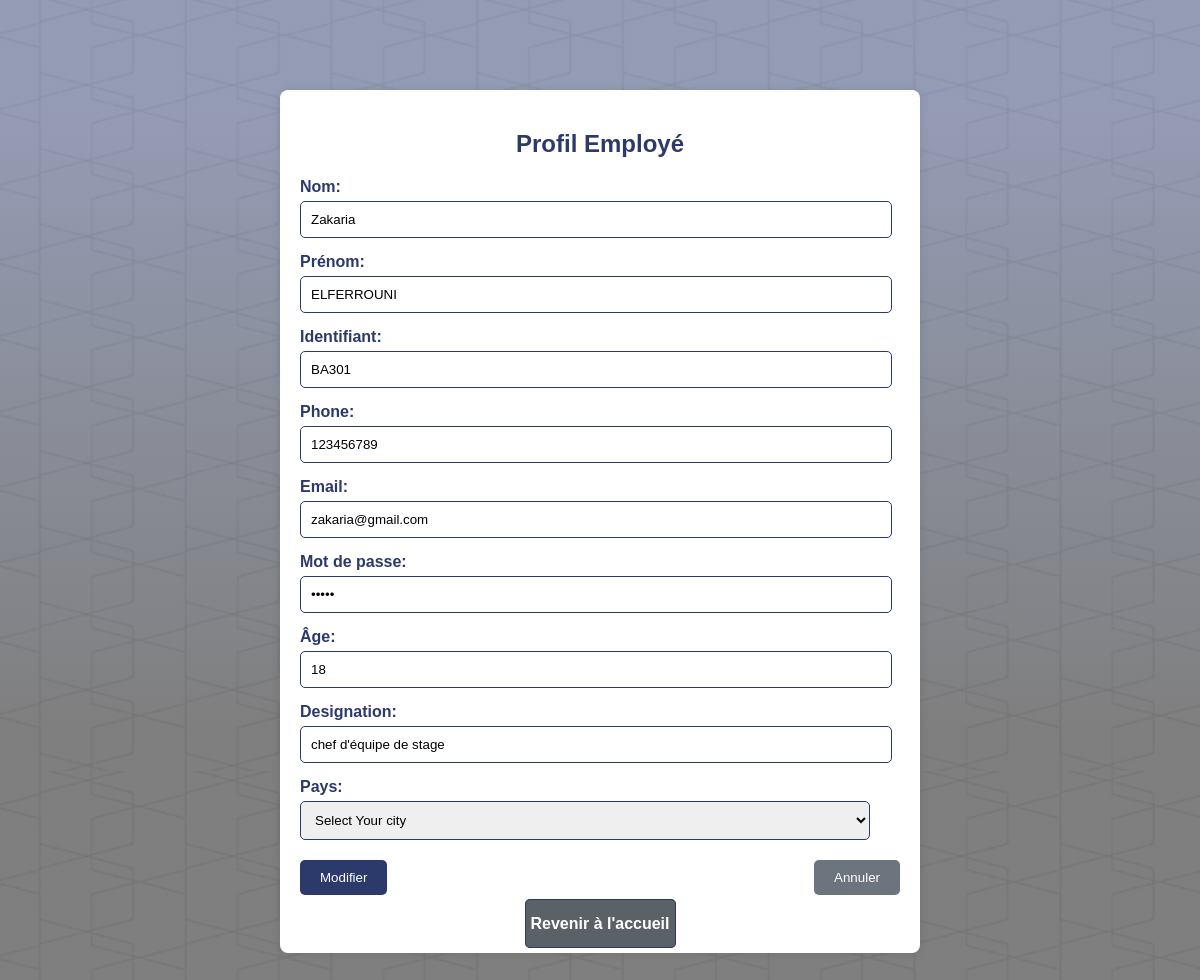
The app's page /edit_employe.php?id=2 with its own data.
### tables this page shows
CREATE TABLE employes(
    id INT AUTO_INCREMENT PRIMARY KEY,
    identifiant VARCHAR(50) UNIQUE,
    motPass VARCHAR(50),
    nom VARCHAR(50),
    prenom VARCHAR(50),
    age INT,
    phone BIGINT,
    email VARCHAR(50),
    pays VARCHAR(50),
    designation VARCHAR(50)
);

### html/edit_employe.php (the view, shortened to what this page needs)
<?php
$id = $_GET['id'];
include "connect.php";
extract($_POST);
$query = "SELECT * from employes where id = $id";
$result = mysqli_query($con, $query);
$employe = mysqli_fetch_assoc($result);
?>
<!DOCTYPE html>
<html lang="fr">
<head>
    <link rel="stylesheet" href="../css/Profil.css">
</head>
<body>
    <div class="container">
        <h2>Profil Employé</h2>
        <form action="" method="post" enctype="multipart/form-data">
            <div class="form-group">
                <label for="nom">Nom:</label>
                <input type="text" id="nom" value="<?= $employe['nom'] ?>" name="nom" required>
            </div>
            <div class="form-group">
                <label for="prenom">Prénom:</label>
                <input type="text" id="prenom" name="prenom" value="<?= $employe['prenom'] ?>" required>
            </div>
            <div class="form-group">
                <label for="identifiant">Identifiant:</label>
                <input type="text" id="identifiant" name="identifiant" value="<?= $employe['identifiant'] ?>" required>
            </div>
            <div class="form-group">
                <label for="phone">Phone:</label>
                <input type="tel" id="phone" name="phone" value="<?= $employe['phone'] ?>" required>
            </div>
            <div class="form-group">
                <label for="email">Email:</label>
                <input type="email" id="email" name="email" value="<?= $employe['email'] ?>" required>
            </div>
            <div class="form-group">
                <label for="password">Mot de passe:</label>
                <input type="password" id="password" name="motPass" value="<?= $employe['motPass'] ?>" required>
            </div>
            <div class="form-group">
                <label for="age">Âge:</label>
                <input type="number" id="age" name="age" value="<?= $employe['age'] ?>" required>
            </div>
            <div class="form-group">
                <label for="designation">Designation:</label>
                <input type="text" id="designation" name="designation" value="<?= $employe['designation'] ?>" required>
            </div>
            <div class="form-group">
                <label for="pays">Pays:</label>
                <select id="pays" name="pays" required>
                    <option value="-1">Select Your city</option>
                </select>
            </div>
            <div class="button-group">
                <button type="submit" name="submit" class="btn btn-primary">Modifier</button>
                <button type="reset" class="btn btn-secondary">Annuler</button>
            </div>
            <div class="back-button">
                <a href="list_employes.php" class="btn btn-back">Revenir à l'accueil</a>
            </div>
        </form>
    </div>
</body>
</html>

### css/profil.css (style rules this page uses)
body { font-family: Arial, sans-serif; background-color: #f4f4f4; margin: 20px; padding: 20px; background-image: linear-gradient(rgba(43, 58, 107, 0.5)10%, rgba(0, 0, 0, 0.5)70%), url(../img/background.jpg); }
.container { width: 80%; max-width: 600px; margin: 50px auto; background-color: #fff; padding: 20px; border-radius: 8px; box-shadow: 0 0 10px rgba(0, 0, 0, 0.1); }
h2 { text-align: center; margin-bottom: 20px; color: #2b3a6b; }
.form-group { margin-bottom: 15px; }
.form-group label { display: block; margin-bottom: 5px; font-weight: bold; color: #2b3a6b; }
.form-group input, .form-group select { width: 95%; padding: 10px; border: 1px solid #2b3a6b; border-radius: 5px; }
.button-group { display: flex; justify-content: space-between; margin-top: 20px; }
.btn { padding: 10px 20px; border: none; border-radius: 5px; cursor: pointer; text-decoration: none; text-align: center; }
.btn-primary { background-color: #2b3a6b; color: #fff; }
.btn-secondary { background-color: #6c757d; color: #fff; }
.back-button { text-align: center; margin-top: 20px; }
.btn-back { width: 300px; padding: 15px 5px; text-align: center; margin: 20px 10px; border-radius: 5px; font-weight: bold; border: 1px solid #2b3a6b; background-color: #5a6268; color: white; }

### records on screen
employes: nom "Zakaria", prenom "ELFERROUNI", identifiant "BA301", phone "123456789", email "zakaria@gmail.com", age "18", designation "chef d'équipe de stage"
